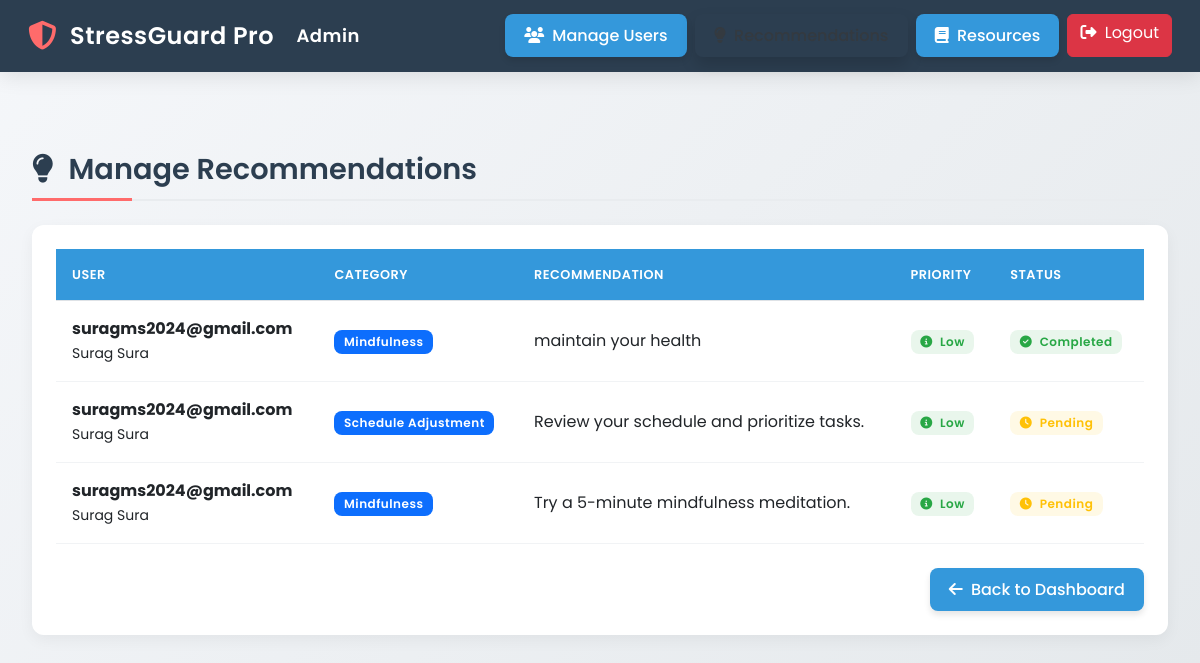
The page /admin-dashboard/manage-recommendations/ (signed in) on the database its author committed.
### app/models.py (models this page shows, shortened)
class Recommendation(models.Model):
    user = models.ForeignKey(UsersRegister, on_delete=models.CASCADE)
    stress_assessment = models.ForeignKey(StressAssessment, on_delete=models.CASCADE, null=True, blank=True)
    recommendation_text = models.TextField(help_text="Personalized recommendation content")
    category = models.CharField(max_length=50, choices=[
        ('BREAK', 'Take a Break'),
        ('EXERCISE', 'Exercise'),
        ('MINDFULNESS', 'Mindfulness'),
        ('SCHEDULE', 'Schedule Adjustment'),
        ('RESOURCE', 'Resource'),
    ])
    priority = models.IntegerField(default=1, help_text="Priority level (1-5)")
    created_at = models.DateTimeField(auto_now_add=True)  # Changed to auto_now_add
    is_completed = models.BooleanField(default=False)

class UsersRegister(models.Model):
    first_name = models.CharField(max_length=100, null=True, help_text="User's first name")
    last_name = models.CharField(max_length=100, null=True, help_text="User's last name")
    email_id = models.EmailField(unique=True, null=True, blank=True, help_text="User's email address")
    password = models.CharField(max_length=255, null=True, blank=True, help_text="User's password")  # Increased to 255
    confirm_password = models.CharField(max_length=255, null=True, blank=True, help_text="Confirm user's password")  # Increased to 255
    image = models.ImageField(upload_to='media', null=True, blank=True, help_text="Profile picture of the user")
    department = models.CharField(max_length=100, null=True, blank=True, help_text="Department of the user (e.g., IT, HR, etc.)")
    years_of_experience = models.PositiveIntegerField(null=True, blank=True, help_text="Years of experience in the work role")
    work_role = models.CharField(max_length=100, null=True, blank=True, help_text="Work role or job title (e.g., Software Engineer, Manager)")
    confirm_password_token = models.CharField(max_length=200,null=True)

### app/views.py (the view)
# urls.py: path('admin-dashboard/manage-recommendations/', views.admin_manage_recommendations, name='admin_manage_recommendations'),
def admin_manage_recommendations(request):
    recommendations = Recommendation.objects.all().order_by('-created_at')
    return render(request, 'admin_manage_recommendations.html', {'recommendations': recommendations})

### app/templates/admin_manage_recommendations.html (shortened to what this page needs)
<!DOCTYPE html>
<html lang="en">
<head>
    <link href="https://cdn.jsdelivr.net/npm/bootstrap@5.3.0/dist/css/bootstrap.min.css" rel="stylesheet">
    <link rel="stylesheet" href="https://cdnjs.cloudflare.com/ajax/libs/font-awesome/6.4.2/css/all.min.css">
    <link href="https://unpkg.com/aos@2.3.1/dist/aos.css" rel="stylesheet">
</head>
<body>
{% if not request.session.email %}
    <div class="login-alert" data-aos="zoom-in">
        <h4><i class="fas fa-lock me-2"></i>Access Denied</h4>
        <p>You must be logged in as an admin to view this page.</p>
        <a href="{% url 'admin_login' %}" class="btn btn-light btn-lg">Log In Now</a>
    </div>
{% else %}
<nav class="navbar navbar-expand-lg navbar-dark">
    <div class="container-fluid">
        <a class="navbar-brand" href="#">
            <i class="fas fa-shield-alt"></i> StressGuard Pro <span class="badge bg-accent ms-2">Admin</span>
        </a>
        <div class="collapse navbar-collapse" id="navbarNav">
            <div class="navbar-nav ms-auto">
                <a href="{% url 'admin_manage_users' %}" class="btn btn-custom me-2 mb-2 mb-lg-0">
                    <i class="fas fa-users me-1"></i> Manage Users
                </a>
                <a href="{% url 'admin_manage_recommendations' %}" class="btn btn-custom me-2 mb-2 mb-lg-0 active">
                    <i class="fas fa-lightbulb me-1"></i> Recommendations
                </a>
                <a href="{% url 'admin_manage_resources' %}" class="btn btn-custom me-2 mb-2 mb-lg-0">
                    <i class="fas fa-book me-1"></i> Resources
                </a>
                <a href="{% url 'admin_logout' %}" class="btn btn-danger">
                    <i class="fas fa-sign-out-alt me-1"></i> Logout
                </a>
            </div>
        </div>
    </div>
</nav>
<div class="dashboard-container">
    <h2 class="section-title" data-aos="fade-up">
        <i class="fas fa-lightbulb me-2"></i> Manage Recommendations
    </h2>
    <div class="row mt-4" data-aos="fade-up">
        <div class="col-md-12">
            <div class="card p-4">
                {% if recommendations %}
                    <div class="table-responsive">
                        <table class="table table-hover">
                            <thead>
                                <tr>
                                    <th>User</th>
                                    <th>Category</th>
                                    <th>Recommendation</th>
                                    <th>Priority</th>
                                    <th>Status</th>
                                </tr>
                            </thead>
                            <tbody>
                                {% for rec in recommendations %}
                                <tr>
                                    <td>
                                        <strong>{{ rec.user.email_id }}</strong>
                                        {% if rec.user.first_name or rec.user.last_name %}
                                            <br><small>{{ rec.user.first_name }} {{ rec.user.last_name }}</small>
                                        {% endif %}
                                    </td>
                                    <td>
                                        <span class="badge bg-primary">
                                            {{ rec.get_category_display }}
                                        </span>
                                    </td>
                                    <td>{{ rec.recommendation_text }}</td>
                                    <td>
                                        {% if rec.priority == 'high' %}
                                            <span class="badge priority-high">
                                                <i class="fas fa-exclamation-circle me-1"></i> High
                                            </span>
                                        {% elif rec.priority == 'medium' %}
                                            <span class="badge priority-medium">
                                                <i class="fas fa-exclamation me-1"></i> Medium
                                            </span>
                                        {% else %}
                                            <span class="badge priority-low">
                                                <i class="fas fa-info-circle me-1"></i> Low
                                            </span>
                                        {% endif %}
                                    </td>
                                    <td>
                                        {% if rec.is_completed %}
                                            <span class="badge status-completed">
                                                <i class="fas fa-check-circle me-1"></i> Completed
                                            </span>
                                        {% else %}
                                            <span class="badge status-pending">
                                                <i class="fas fa-clock me-1"></i> Pending
                                            </span>
                                        {% endif %}
                                    </td>
                                </tr>
                                {% endfor %}
                            </tbody>
                        </table>
                    </div>
                {% else %}
                    <div class="empty-state" data-aos="fade-up">
                        <i class="fas fa-lightbulb"></i>
                        <h4>No Recommendations Found</h4>
                        <p>There are currently no recommendations to display.</p>
                    </div>
                {% endif %}
                <div class="mt-4 text-end" data-aos="fade-up">
                    <a href="{% url 'admin_dashboard' %}" class="btn btn-custom">
                        <i class="fas fa-arrow-left me-1"></i> Back to Dashboard
                    </a>
                </div>
            </div>
        </div>
    </div>
</div>
{% endif %}
</body>
</html>

### app/templates/admin_manage_recommendations.html (style rules this page uses)
:root { --primary-color: #3498db; --secondary-color: #2c3e50; --accent-color: #ff6b6b; --light-color: #f8f9fa; --dark-color: #343a40; --success-color: #28a745; --info-color: #17a2b8; --warning-color: #ffc107; --danger-color: #dc3545; }
body { background: linear-gradient(135deg, #f5f7fa 0%, #e4e8eb 100%); font-family: 'Poppins', sans-serif; color: var(--dark-color); margin: 0; min-height: 100vh; overflow-x: hidden; position: relative; }
body::before { content: ""; position: fixed; top: 0; left: 0; width: 100%; height: 100%; z-index: -1; opacity: 0.6; }
.navbar { background: var(--secondary-color); box-shadow: 0 4px 20px rgba(0, 0, 0, 0.1); padding: 0.8rem 1rem; }
.navbar-brand { color: #fff; font-weight: 600; font-size: 1.5rem; display: flex; align-items: center; letter-spacing: 0.5px; }
.navbar-brand i { margin-right: 0.8rem; color: var(--accent-color); font-size: 1.8rem; }
.dashboard-container { padding: 2rem; max-width: 1800px; margin: 0 auto; }
.card { border: none; border-radius: 12px; box-shadow: 0 5px 15px rgba(0, 0, 0, 0.05); background: #fff; transition: all 0.3s ease; overflow: hidden; position: relative; }
.btn-custom { background: var(--primary-color); color: #fff; border-radius: 8px; padding: 0.6rem 1.2rem; font-weight: 500; border: none; transition: all 0.3s ease; box-shadow: 0 4px 6px rgba(0, 0, 0, 0.1); }
.table { margin-bottom: 0; }
.table th { background: var(--primary-color); color: #fff; font-weight: 600; padding: 1rem; text-transform: uppercase; font-size: 0.8rem; letter-spacing: 0.5px; }
.table td { padding: 1rem; vertical-align: middle; border-color: #f1f3f5; }
.section-title { font-size: 1.8rem; font-weight: 600; color: var(--secondary-color); margin: 3rem 0 1.5rem; padding-bottom: 0.8rem; border-bottom: 2px solid #e9ecef; position: relative; }
.section-title::after { content: ""; position: absolute; bottom: -2px; left: 0; width: 100px; height: 3px; background: var(--accent-color); }
.badge { padding: 0.5em 0.8em; font-weight: 600; letter-spacing: 0.5px; border-radius: 8px; }
.priority-low { background-color: rgba(40, 167, 69, 0.1); color: var(--success-color); font-weight: 600; }
.status-completed { background-color: rgba(40, 167, 69, 0.1); color: var(--success-color); font-weight: 600; }
.status-pending { background-color: rgba(255, 193, 7, 0.1); color: var(--warning-color); font-weight: 600; }

### rows shown on the page
Recommendation: user.email_id "suragms2024@gmail.com", user.first_name "Surag", user.last_name "Sura", category "Mindfulness", recommendation_text "maintain your health", priority "Low", is_completed True (drawn)
Recommendation: user.email_id "suragms2024@gmail.com", user.first_name "Surag", user.last_name "Sura", category "Schedule Adjustment", recommendation_text "Review your schedule and prioritize tasks.", priority "Low", is_completed False (drawn)
Recommendation: user.email_id "suragms2024@gmail.com", user.first_name "Surag", user.last_name "Sura", category "Mindfulness", recommendation_text "Try a 5-minute mindfulness meditation.", priority "Low", is_completed False (drawn)
